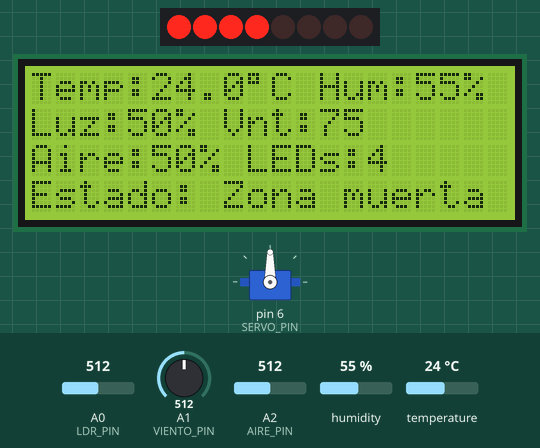
Recording of a sketch running on a simulated Arduino Uno, built with avr-gcc and run on an emulated ATmega328P. Parts: 8 shift-register outputs drawn as a row of LEDs (first output left, lit = HIGH), 20×4 character LCD, servo. Wiring (from diagram.json): shift register (74HC595): data pin 10; shift clock pin 8; latch pin 9; row of LEDs: on Q0, Q1, Q2, Q3, Q4, Q5, Q6, Q7. The inputs (shaded band) are chosen by the test bench; at power-on: temperature 24 °C, A0 (LDR_PIN) = 512, A1 (VIENTO_PIN) = 512, A2 (AIRE_PIN) = 512, humidity 55 %. What the sketch prints to the serial monitor is not drawn.

Above: at 4.7 s.
4.8 s: temperature set to 22.3 °C
At 7.1 s:
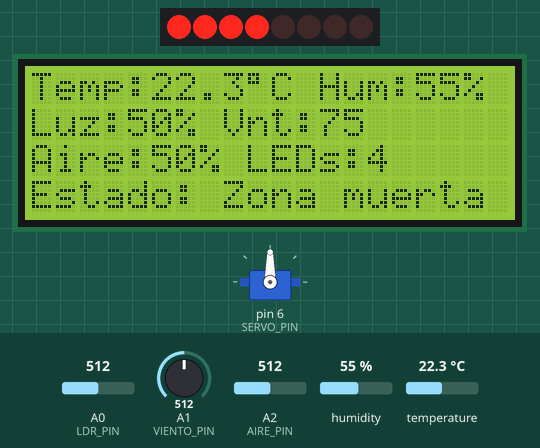
7.9 s: temperature set to 21.3 °C
At 9.4 s:
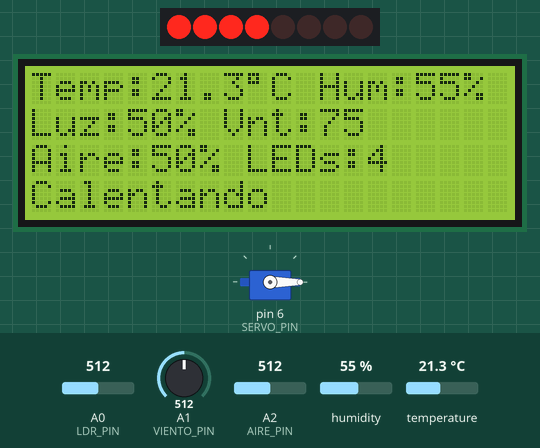
11.9 s: A0 (LDR_PIN) set to 716
At 16.7 s:
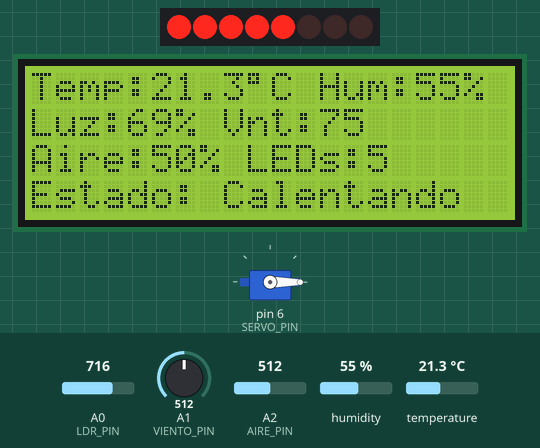
17.0 s: temperature set to 33 °C
At 19.1 s:
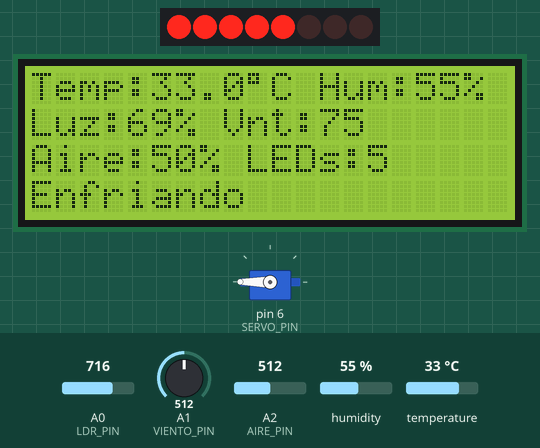
21.2 s: A0 (LDR_PIN) set to 757
At 25.1 s:
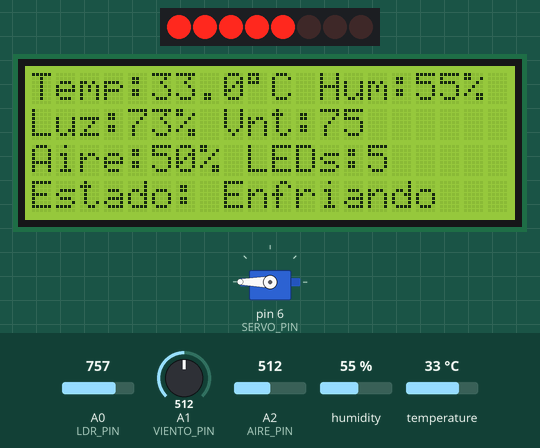
26.3 s: A0 (LDR_PIN) set to 779
At 27.6 s:
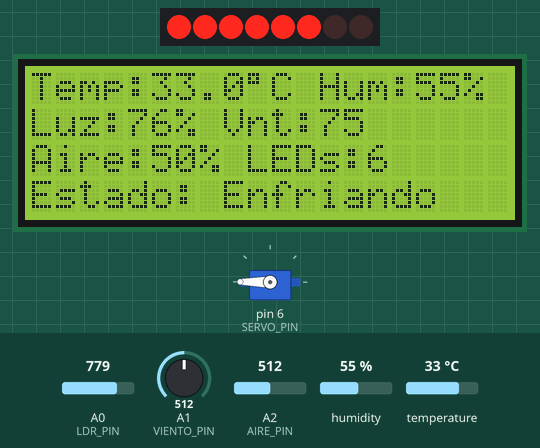
Timing chart, 0 to 29.3 s (numbered marks = the images above; inputs shaded):
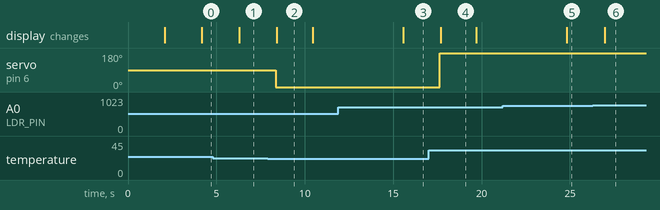

Measured:
- the behaviour switches between 22 and 21.9 °C on temperature (found by bisection; images 1 and 2)
- the behaviour switches between 767 and 768 on A0 (LDR_PIN) (found by bisection; images 5 and 6)
- after the input at 4.8 s, the display: changes after 1.5 s (image 1)
- after the input at 7.9 s, servo on pin 6 (SERVO_PIN): 90° → 0° after 0.46 s; the display: changes after 0.51 s (image 2)
- after the input at 11.9 s, the display: changes after 3.7 s (image 3)
- after the input at 17.0 s, servo on pin 6 (SERVO_PIN): 0° → 180° after 0.64 s; the display: changes after 0.68 s (image 4)
- after the input at 21.2 s, the display: changes after 3.6 s (image 5)
- after the input at 26.3 s, the display: changes after 0.66 s (image 6)

The sketch:

sketch.ino
```cpp
#include <Wire.h>
#include <LiquidCrystal_I2C.h>       // Librería para manejar pantallas LCD por I2C
#include <DHT.h>                     // Librería para el sensor de temperatura y humedad DHT
#include <Servo.h>

// ----- Pines y constantes -----
#define DHTPIN 7                     // Pin digital donde está conectado el sensor DHT22
#define DHTTYPE DHT22                // Tipo de sensor DHT que se está utilizando
#define LDR_PIN A0                   // Pin analógico para sensor de luz (LDR)
#define VIENTO_PIN A1                // Pin analógico para sensor de viento
#define AIRE_PIN A2                  // Pin analógico para sensor de calidad de aire

#define LATCH_PIN 9                  // Pin de latch para el registro de desplazamiento 74HC595
#define CLOCK_PIN 8                  // Pin de reloj para el 74HC595
#define DATA_PIN 10                  // Pin de datos para el 74HC595

#define SERVO_PIN 6                  // Pin PWM para controlar el servo SG90

// ----- Objetos -----
DHT dht(DHTPIN, DHTTYPE);            // Instancia del sensor DHT
LiquidCrystal_I2C lcd(0x27, 20, 4);  // Instancia del LCD con dirección I2C 0x27, tamaño 20x4
Servo servoValvula;                  // Objeto para controlar el servo

// ----- Variables -----
byte ledNivel = 0;                   // Nivel de iluminación en LEDs (0 a 8)
float tempUltima = 0.0;              // Última temperatura leída
float tempAnterior = 0.0;            // Temperatura anterior a la última
String estadoActual = "Zona muerta"; // Estado actual del sistema (según temperatura)
String estadoAnterior = "Zona muerta"; // Estado anterior (para comparar cambios)

// ----- Función de actualización LEDs (iluminación) -----
void actualizarIluminacion(byte nivel) {
  byte salida = 0;
  for (int i = 0; i < nivel; i++) {
    salida |= (1 << i);              // Enciende los primeros "nivel" LEDs (usa desplazamiento de bits)
  }
  digitalWrite(LATCH_PIN, LOW);      // Comienza la transmisión de datos al 74HC595
  shiftOut(DATA_PIN, CLOCK_PIN, MSBFIRST, salida); // Envia los bits al registro de desplazamiento
  digitalWrite(LATCH_PIN, HIGH);     // Finaliza la transmisión, actualiza la salida
}

void setup() {
  Serial.begin(9600);                // Inicia comunicación por monitor serial
  dht.begin();                       // Inicia sensor DHT
  lcd.init();                        // Inicializa el LCD
  lcd.backlight();                   // Enciende la luz de fondo del LCD

  // Pines del 74HC595
  pinMode(LATCH_PIN, OUTPUT);        // Configura pin de latch como salida
  pinMode(CLOCK_PIN, OUTPUT);        // Configura pin de reloj como salida
  pinMode(DATA_PIN, OUTPUT);         // Configura pin de datos como salida

  // Servo
  servoValvula.attach(SERVO_PIN);    // Asocia el servo al pin correspondiente
  servoValvula.write(90);            // Posición inicial del servo (zona muerta)

  lcd.setCursor(0, 0);
  lcd.print("Monitorizacion Clima"); // Mensaje de bienvenida en LCD
  delay(2000);
  lcd.clear();
}

void loop() {
  delay(2000);                       // Espera de 2 segundos entre lecturas

  // ----- Lecturas -----
  float temperatura = dht.readTemperature();        // Lee temperatura del DHT
  float humedad = dht.readHumidity();               // Lee humedad del DHT
  int ldrValor = analogRead(LDR_PIN);               // Lectura analógica de LDR
  int vientoValor = analogRead(VIENTO_PIN);         // Lectura analógica de sensor de viento
  int aireValor = analogRead(AIRE_PIN);             // Lectura analógica de calidad del aire

  float luz = map(ldrValor, 0, 1023, 0, 100);        // Convierte valor de LDR a porcentaje de luz
  float viento = map(vientoValor, 0, 1023, 0, 150);  // Convierte lectura de viento a velocidad (km/h aprox.)
  float calidad = map(aireValor, 0, 1023, 0, 100);   // Convierte lectura de aire a calidad (porcentaje)

  // ----- Control iluminación con LEDs -----
  ledNivel = map(luz, 0, 100, 0, 8);                 // Convierte porcentaje de luz a número de LEDs
  actualizarIluminacion(ledNivel);                  // Actualiza visualización de iluminación con LEDs

  // ----- Control de temperatura -----
  tempAnterior = tempUltima;                        // Guarda la última temperatura
  tempUltima = temperatura;                         // Actualiza la temperatura actual

  if (temperatura > 28.0) {
    servoValvula.write(180);                        // Gira el servo para enfriar
    estadoActual = "Enfriando";
  } else if (temperatura < 22.0) {
    servoValvula.write(0);                          // Gira el servo para calentar
    estadoActual = "Calentando";
  } else {
    servoValvula.write(90);                         // Zona neutra (sin acción)
    estadoActual = "Zona muerta";
  }

  // ----- Mostrar datos en LCD -----
  lcd.clear();                                       // Limpia pantalla

  lcd.setCursor(0, 0);
  lcd.print("Temp:");
  lcd.print(temperatura, 1);                         // Muestra temperatura con 1 decimal
  lcd.print((char)223);                              // Carácter del símbolo de grados
  lcd.print("C Hum:");
  lcd.print(humedad, 0);                             // Muestra humedad sin decimales
  lcd.print("%");

  lcd.setCursor(0, 1);
  lcd.print("Luz:");
  lcd.print(luz, 0);                                 // Porcentaje de luz
  lcd.print("% Vnt:");
  lcd.print(viento, 0);                              // Velocidad del viento

  lcd.setCursor(0, 2);
  lcd.print("Aire:");
  lcd.print(calidad, 0);                             // Calidad del aire
  lcd.print("% LEDs:");
  lcd.print(ledNivel);                               // Nivel de LEDs encendidos

  lcd.setCursor(0, 3);
  if (estadoActual != estadoAnterior && estadoActual != "Zona muerta") {
    lcd.print(estadoActual);                         // Muestra nuevo estado
    delay(2000);
    lcd.clear();
    lcd.setCursor(0, 0);
    lcd.print(estadoActual);                         // Muestra transición de temperatura
    lcd.setCursor(0, 1);
    lcd.print("De ");
    lcd.print(tempAnterior, 1);
    lcd.print((char)223);
    lcd.print(" a ");
    lcd.print(tempUltima, 1);
    lcd.print((char)223);
    delay(3000);
  } else {
    lcd.print("Estado: ");
    lcd.print(estadoActual);                         // Muestra estado actual si no hay cambio
  }

  // ----- Serial Monitor -----
  Serial.print("Temp: "); Serial.print(temperatura); Serial.print(" C | ");
  Serial.print("Hum: "); Serial.print(humedad); Serial.print(" % | ");
  Serial.print("Luz: "); Serial.print(luz); Serial.print(" % | ");
  Serial.print("Viento: "); Serial.print(viento); Serial.print(" km/h | ");
  Serial.print("Calidad: "); Serial.print(calidad); Serial.print(" % | ");
  Serial.print("LEDs: "); Serial.print(ledNivel); Serial.print(" | ");
  Serial.print("Servo: "); Serial.println(estadoActual); // Muestra todos los datos por consola

  estadoAnterior = estadoActual;                     // Actualiza el estado anterior
}
```
